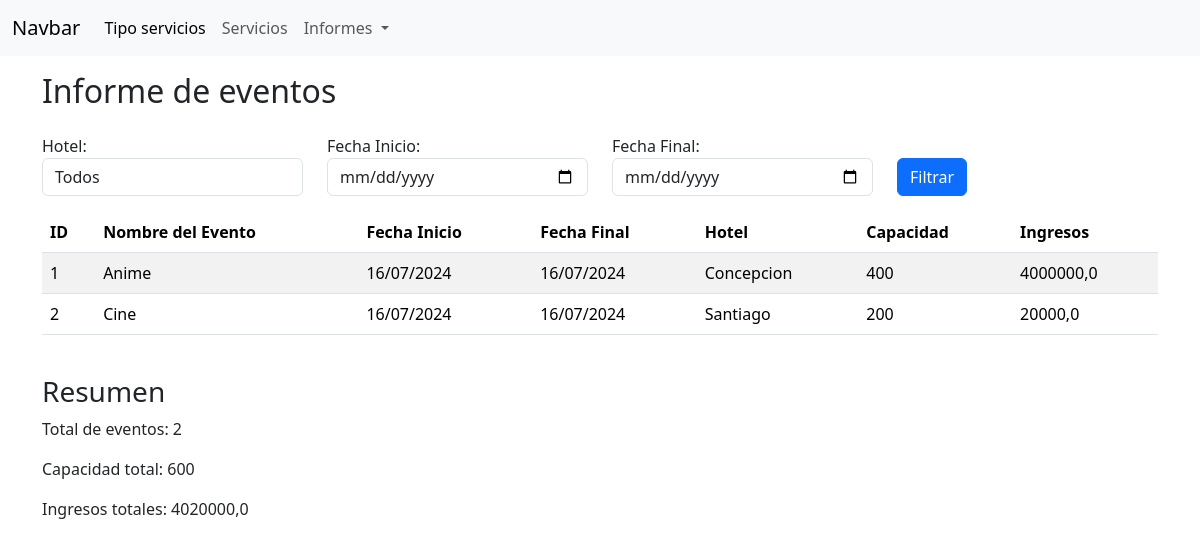
The page /informe_eventos/ on the database its author committed.
### aplicacion/models.py (models this page shows, shortened)
class Evento(models.Model):
    nombre = models.CharField(max_length=100)
    fecha_inicio = models.DateField()
    fecha_final = models.DateField()
    capacidad = models.IntegerField()
    ingresos = models.FloatField()
    hotel = models.ForeignKey(Hotel, on_delete=models.CASCADE)

class Hotel(models.Model):
    nombre = models.CharField(max_length=30,  null=False)
    ubicacion = models.CharField(max_length=30)
    cantidad_habitaciones = models.IntegerField
    capacidad_total = models.IntegerField

### aplicacion/views.py (the view)
# urls.py: path('informe_eventos/', informe_eventos, name='informe_eventos'),
def informe_eventos(request):
    hoteles = Hotel.objects.all()
    eventos = Evento.objects.select_related('hotel').all()
    hotel_id = request.GET.get('hotel')
    fecha_inicio = request.GET.get('fecha_inicio')
    fecha_final = request.GET.get('fecha_final')
    if hotel_id:
        eventos = eventos.filter(hotel_id=hotel_id)
    if fecha_inicio:
        fecha_inicio_dt = datetime.strptime(fecha_inicio, '%Y-%m-%d')
        fecha_inicio = fecha_inicio_dt.strftime('%d/%m/%Y')
        eventos = eventos.filter(fecha_inicio__gte=fecha_inicio_dt)
    if fecha_final:
        fecha_final_dt = datetime.strptime(fecha_final, '%Y-%m-%d')
        fecha_final = fecha_final_dt.strftime('%d/%m/%Y')
        eventos = eventos.filter(fecha_final__lte=fecha_final_dt)
    total_eventos = eventos.count()
    total_capacidad = sum(evento.capacidad for evento in eventos)
    total_ingresos = sum(evento.ingresos for evento in eventos)
    data = {
        'eventos': eventos,
        'total_eventos': total_eventos,
        'total_capacidad': total_capacidad,
        'total_ingresos': total_ingresos,
        'hoteles': hoteles,
        'hotel_id': hotel_id,
        'fecha_inicio': fecha_inicio,
        'fecha_final': fecha_final,
    }
    return render(request, 'aplicacion/informe_eventos.html', data)

### aplicacion/templates/aplicacion/informe_eventos.html (shortened to what this page needs)
{% extends "aplicacion/base.html" %}
{% block content %}
<div class="container">
    <div class="row">
        <div class="d-flex justify-content-between mt-3">
            <h2>Informe de eventos</h2>
        </div>
        <div class="mt-3">
            <form method="get" class="form-inline row">
                <div class="form-group mr-2 col-12 col-md-3">
                    <label for="hotel" class="mr-2">Hotel:</label>
                    <select name="hotel" id="hotel" class="form-control">
                        <option value="">Todos</option>
                    </select>
                </div>
                <div class="form-group mr-2 col-12 col-md-3">
                    <label for="fecha_inicio" class="mr-2">Fecha Inicio:</label>
                    <input type="date" name="fecha_inicio" id="fecha_inicio" class="form-control" value="{{ fecha_inicio|date:'Y-m-d' }}">
                </div>
                <div class="form-group mr-2 col-12 col-md-3">
                    <label for="fecha_final" class="mr-2">Fecha Final:</label>
                    <input type="date" name="fecha_final" id="fecha_final" class="form-control" value="{{ fecha_final|date:'Y-m-d' }}">
                </div>
                <div class="form-group col-12 col-md-3 d-flex align-items-end">
                    <button type="submit" class="btn btn-primary">Filtrar</button>
                </div>
            </form>
        </div>
        <div class="table-responsive mt-3">
            <table class="table table-striped">
                <thead>
                    <tr>
                        <th>ID</th>
                        <th>Nombre del Evento</th>
                        <th>Fecha Inicio</th>
                        <th>Fecha Final</th>
                        <th>Hotel</th>
                        <th>Capacidad</th>
                        <th>Ingresos</th>
                    </tr>
                </thead>
                <tbody>
                    {% for evento in eventos %}
                    <tr>
                        <td>{{ evento.id }}</td>
                        <td>{{ evento.nombre }}</td>
                        <td>{{ evento.fecha_inicio|date:"d/m/Y" }}</td>
                        <td>{{ evento.fecha_final|date:"d/m/Y" }}</td>
                        <td>{{ evento.hotel.nombre }}</td>
                        <td>{{ evento.capacidad }}</td>
                        <td>{{ evento.ingresos }}</td>
                    </tr>
                    {% endfor %}
                </tbody>
            </table>
        </div>
        <div class="mt-4">
            <h3>Resumen</h3>
            <p>Total de eventos: {{ total_eventos }}</p>
            <p>Capacidad total: {{ total_capacidad }}</p>
            <p>Ingresos totales: {{ total_ingresos }}</p>
        </div>
    </div>
</div>
{% endblock content %}

### rows shown on the page
Evento: id "1", nombre "Anime", fecha_inicio "16/07/2024", fecha_final "16/07/2024", hotel.nombre "Concepcion", capacidad "400", ingresos "4000000,0"
Evento: id "2", nombre "Cine", fecha_inicio "16/07/2024", fecha_final "16/07/2024", hotel.nombre "Santiago", capacidad "200", ingresos "20000,0"

### other values the page prints
{{ total_eventos }} "2"
{{ total_capacidad }} "600"
{{ total_ingresos }} "4020000,0"
